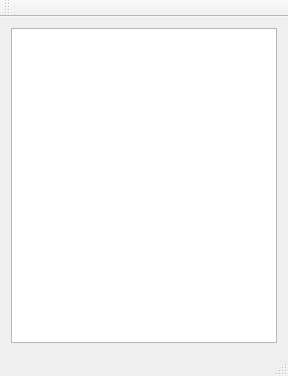
<?xml version="1.0" encoding="UTF-8"?>
<ui version="4.0">
 <class>MainWindow</class>
 <widget class="QMainWindow" name="MainWindow">
  <property name="geometry">
   <rect>
    <x>0</x>
    <y>0</y>
    <width>288</width>
    <height>376</height>
   </rect>
  </property>
  <property name="windowTitle">
   <string>Receive And Send</string>
  </property>
  <widget class="QWidget" name="centralWidget">
   <layout class="QGridLayout" name="gridLayout">
    <item row="0" column="0">
     <widget class="QListWidget" name="listWidget">
      <property name="font">
       <font>
        <family>Cambria</family>
        <pointsize>12</pointsize>
       </font>
      </property>
     </widget>
    </item>
   </layout>
  </widget>
  <widget class="QMenuBar" name="menuBar">
   <property name="geometry">
    <rect>
     <x>0</x>
     <y>0</y>
     <width>288</width>
     <height>21</height>
    </rect>
   </property>
  </widget>
  <widget class="QToolBar" name="mainToolBar">
   <attribute name="toolBarArea">
    <enum>TopToolBarArea</enum>
   </attribute>
   <attribute name="toolBarBreak">
    <bool>false</bool>
   </attribute>
  </widget>
  <widget class="QStatusBar" name="statusBar"/>
 </widget>
 <layoutdefault spacing="6" margin="11"/>
 <resources/>
 <connections/>
</ui>
